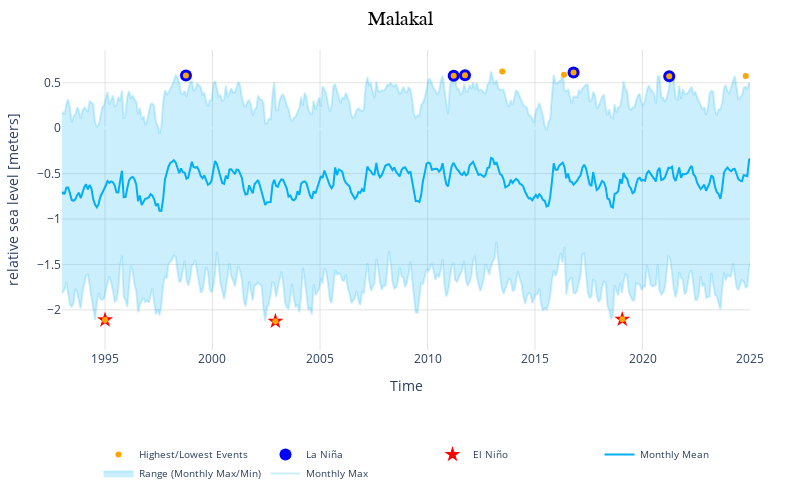

Source (notebook cell):
### Markdown cell above
A note: the plotly plot will not render in the jupyter book build, because the original data to build it is stored elsewhere (not on github). If you are replicating this notebook, it should work fine for you. In the meantime, the pre-built html is available.

### Code cell
figly = make_plotlyFigure(rsl_monthly_mean, 
        rsl_monthly_max, rsl_monthly_min, 
        top_10_table, rsl,uhslc_id)

# change size of the plot
# figly.update_layout(autosize=True)
figly.update_layout(width=800, height=500,autosize=False)
# save the figure to the output folder
figname = 'SL_top_10_plot_' + station_name + '.html'

# remove commas from figname
figname = figname.replace(', ','_')


figly

### Figure 1 — Plotly figure (JSON) as saved in the notebook; plotly's stock layout.template omitted (floating-point values rounded to 4 significant figures; data arrays with more than 128 entries replaced by an {"elided": "..."} marker saying what was removed)
{"data": [{"line": {"color": "rgba(0,176,246,0.2)"}, "mode": "lines", "name": "Monthly Max", "type": "scatter", "x": {"elided": "678 str values"}, "y": {"elided": "672 float values"}}, {"fill": "tonexty", "fillcolor": "rgba(0,176,246,0.2)", "line": {"color": "rgba(0,176,246,0.2)"}, "mode": "lines", "name": "Range (Monthly Max/Min)", "type": "scatter", "x": {"elided": "678 str values"}, "y": {"elided": "672 float values"}}, {"line": {"color": "rgba(0,176,246,1)"}, "mode": "lines", "name": "Monthly Mean", "type": "scatter", "x": {"elided": "678 str values"}, "y": {"elided": "672 float values"}}, {"hoverinfo": "none", "marker": {"color": "red", "size": 12, "symbol": "star"}, "mode": "markers", "name": "El Niño", "type": "scatter", "x": ["1992-01-19T17:00:00", "1986-12-31T17:00:00", "1982-12-31T18:00:00", "2002-12-04T17:00:00", "1995-01-01T17:00:00", "1970-01-08T18:00:00", "2019-01-21T17:00:00", "1983-01-28T17:00:00", "1982-12-02T18:00:00", "1987-01-29T17:00:00"], "y": [-2.194, -2.183, -2.169, -2.125, -2.111, -2.106, -2.104, -2.103, -2.101, -2.1]}, {"hoverinfo": "none", "marker": {"color": "blue", "size": 12, "symbol": "circle"}, "mode": "markers", "name": "La Niña", "type": "scatter", "x": ["2016-10-16T10:00:00", "2011-09-29T11:00:00", "1998-10-07T11:00:00", "2011-03-21T23:00:00", "2021-03-29T23:00:00", "1989-01-10T12:00:00"], "y": [0.613, 0.582, 0.581, 0.576, 0.572, 0.564]}, {"hovertemplate": "%{x}, %{y:.2f} m<extra></extra>", "marker": {"color": "orange", "size": 6, "symbol": "circle"}, "mode": "markers", "name": "Highest/Lowest Events", "type": "scatter", "x": ["2013-06-23T22:00:00", "2016-10-16T10:00:00", "2016-05-07T22:00:00", "2011-09-29T11:00:00", "1998-10-07T11:00:00", "2011-03-21T23:00:00", "2024-10-19T11:00:00", "2021-03-29T23:00:00", "2025-09-23T11:00:00", "1989-01-10T12:00:00", "1992-01-19T17:00:00", "1986-12-31T17:00:00", "1982-12-31T18:00:00", "2002-12-04T17:00:00", "1995-01-01T17:00:00", "1970-01-08T18:00:00", "2019-01-21T17:00:00", "1983-01-28T17:00:00", "1982-12-02T18:00:00", "1987-01-29T17:00:00"], "y": [0.625, 0.613, 0.589, 0.582, 0.581, 0.576, 0.575, 0.572, 0.568, 0.564, -2.194, -2.183, -2.169, -2.125, -2.111, -2.106, -2.104, -2.103, -2.101, -2.1]}], "layout": {"autosize": false, "height": 500, "legend": {"font": {"size": 10}, "orientation": "h", "x": 0.5, "xanchor": "center", "y": -0.3, "yanchor": "top"}, "margin": {"b": 100, "l": 50, "r": 50, "t": 50}, "plot_bgcolor": "white", "showlegend": true, "title": {"font": {"color": "black", "family": "Arial", "size": 20}, "text": "Malakal", "x": 0.5}, "width": 800, "xaxis": {"gridcolor": "rgb(200,200,200)", "gridwidth": 0.5, "range": ["1993-01-01", "2024-12-31"], "showgrid": true, "title": {"text": "Time"}}, "yaxis": {"gridcolor": "rgb(200,200,200)", "gridwidth": 0.5, "showgrid": true, "title": {"text": "relative sea level [meters]"}}}}
